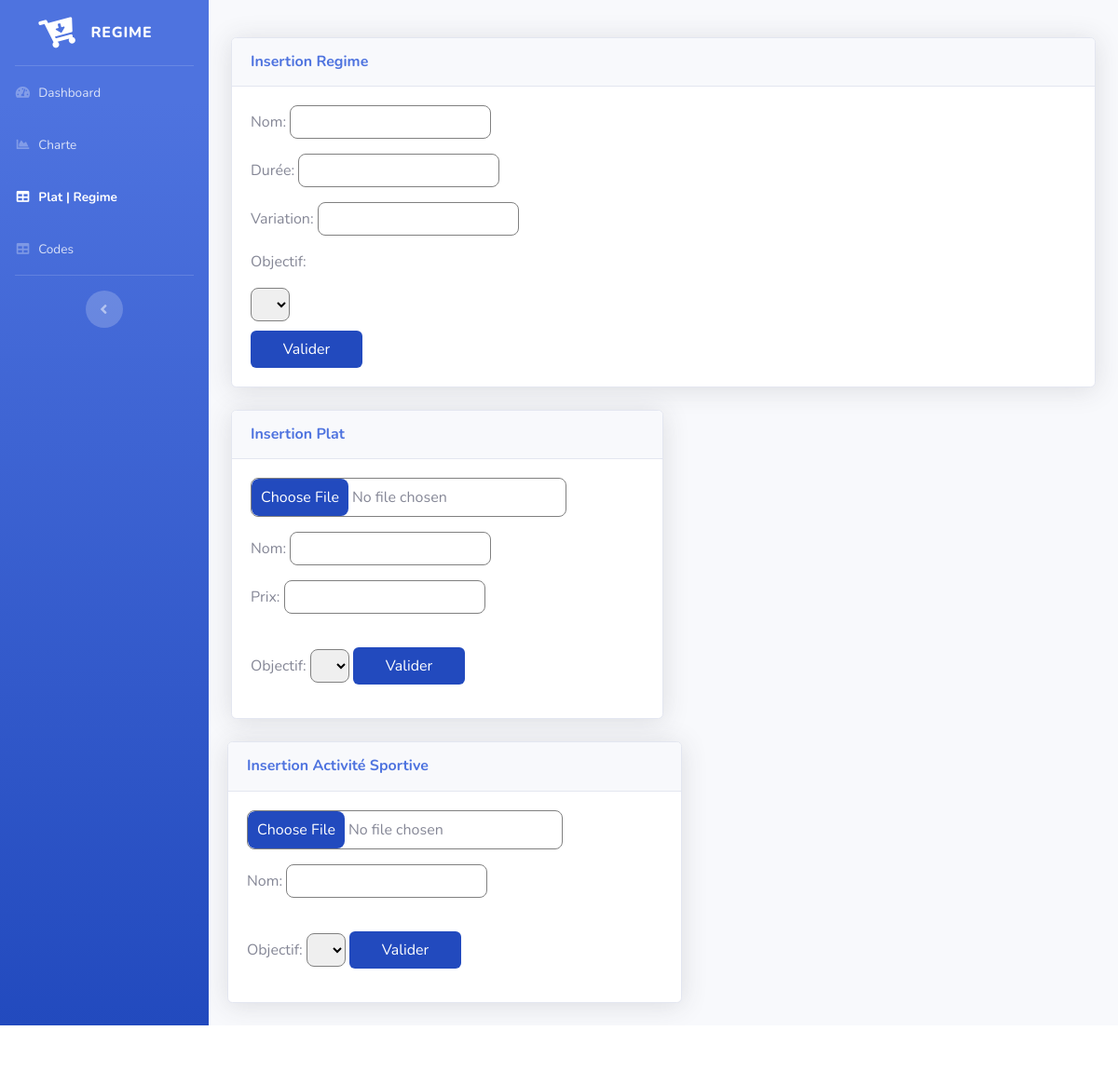
/BackController/insert, run on an earlier commit of the app's database.
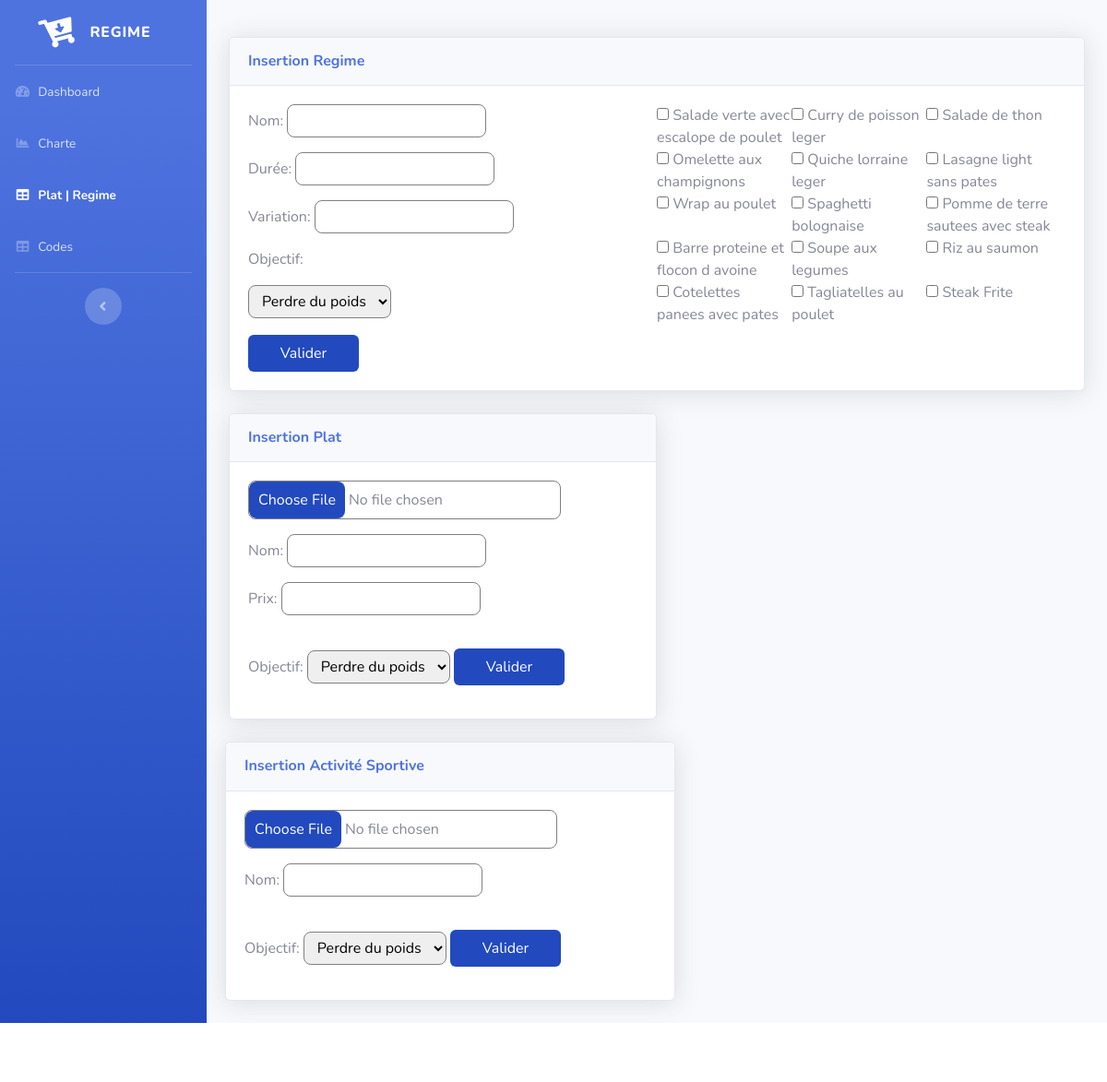
And on a later commit of the database.
### tables this page shows
CREATE TABLE plat(
    idPlat INT PRIMARY KEY AUTO_INCREMENT,
    idObjectif INT,
    nomPlat VARCHAR(40),
    photoPlat VARCHAR(20),
    prix INT,
    FOREIGN KEY (idObjectif) REFERENCES OBJECTIF(idObjectif)
);

### application/controllers/BackController.php (called while the page is built, shortened)
<?php
    class BackController extends CI_Controller
    {
        public function insert()
        {
            $data = array();
            $this->load->model('BackOfficeModel');
            $data['plat'] = $this->BackOfficeModel->select_plat();
            $data['objectif'] = $this->BackOfficeModel->select_objectif();
            $this->load->view('page/back/crud.php',$data);
        }
    }
?>

### index.php (called while the page is built, shortened)
<?php
require_once BASEPATH.'core/CodeIgniter.php';

### application/models/BackOfficeModel.php (called while the page is built, shortened)
<?php
    class BackOfficeModel extends CI_Model{
        public function select_plat()
        {
            $sql = "SELECT * FROM plat";
            $query = $this->db->query($sql);
            $query_result = $query->result_array();
            return $query_result;
        }
        public function select_objectif()
        {
            $sql = "SELECT * FROM objectif";
            $query = $this->db->query($sql);
            $query_result = $query->result_array();
            return $query_result;
        }
    }
?>

### application/views/page/back/crud.php (the view, shortened to what this page needs)
<!DOCTYPE html>
<html lang="en">
<head>
    <link href="<?php echo base_url()?>assets/backoffice/vendor/fontawesome-free/css/all.min.css" rel="stylesheet" type="text/css">
    <link href="<?php echo base_url()?>assets/backoffice/css/sb-admin-2.min.css" rel="stylesheet">
</head>
<body id="page-top">
    <div id="wrapper">
        <ul class="navbar-nav bg-gradient-primary sidebar sidebar-dark accordion" id="accordionSidebar">
            <a class="sidebar-brand d-flex align-items-center justify-content-center" href="index.html">
                <div class="sidebar-brand-icon rotate-n-15">
                    <i class="fas fa-cart-arrow-down"></i>
                </div>
                <div class="sidebar-brand-text mx-3">Regime<sup></sup></div>
            </a>
            <hr class="sidebar-divider my-0">
            <li class="nav-item">
                <a class="nav-link" href="<?php echo base_url(); ?>BackController/index">
                    <i class="fas fa-fw fa-tachometer-alt"></i>
                    <span>Dashboard</span></a>
            </li>
            <li class="nav-item">
                <a class="nav-link" href="<?php echo base_url(); ?>BackController/charte">
                    <i class="fas fa-fw fa-chart-area"></i>
                    <span>Charte</span></a>
            </li>
            <li class="nav-item active">
                <a class="nav-link" href="<?php echo base_url(); ?>BackController/insert">
                    <i class="fas fa-fw fa-table"></i>
                    <span>Plat | Regime</span></a>
            </li>
            <li class="nav-item">
                <a class="nav-link" href="<?php echo base_url(); ?>BackController/code">
                    <i class="fas fa-fw fa-table"></i>
                    <span>Codes</span></a>
            </li>
            <hr class="sidebar-divider d-none d-md-block">
            <div class="text-center d-none d-md-inline">
                <button class="rounded-circle border-0" id="sidebarToggle"></button>
            </div>
        </ul>
        <div id="content-wrapper" class="d-flex flex-column" style="padding-top:40px">
            <div id="content">
                <div class="container-fluid">
                    <div class="card shadow mb-4">
                        <div class="card-header py-3">
                            <h6 class="m-0 font-weight-bold text-primary">Insertion Regime</h6>
                        </div>
                            <div class="card-body">
                                <div class="card-body-form" style="">
                                    <div class="form">
                                    <form action="<?php echo base_url('BackController/regime_treat');?>" style="display:grid;grid-template-columns: 50% 50%;"  method="post">
                                        <div class="formulaire">
                                            <p>Nom: <input type="text" name="nom" id="" style="padding:5px 10px 5px 10px;border-radius:8px;border:1px solid grey;"></p>
                                            <p>Durée: <input type="number" name="duree" id="" style="padding:5px 10px 5px 10px;border-radius:8px;border:1px solid grey;"></p>
                                            <p>Variation: <input type="number" name="variation" id="" style="padding:5px 10px 5px 10px;border-radius:8px;border:1px solid grey;"></p>
                                            <p>Objectif: </p>
                                            <select name="objectif" id="" style="padding:5px 10px 5px 10px;border-radius:8px;border:1px solid grey;">
                                                <?php
                                                    foreach ($objectif as $list_objectif) {?>
                                                        <option value="<?php echo $list_objectif['idObjectif'];?>"><?php echo $list_objectif['nomObjectif'];?></option>
                                                    <?php } ?>
                                            </select>
                                        </div>
                                        <div class="plat" style="float:right;display:grid;grid-template-columns: 33% 33% 33%;">
                                        <?php
                                            foreach ($plat as  $list_plat)
                                            {?>
                                                <span>
                                                    <input type="checkbox" name="plat[]" id="" value="<?php echo $list_plat['idPlat'];?>">  <?php echo $list_plat['nomPlat'];?>
                                                </span>
                                        <?php } ?>
                                        </div>
                                        <button type="submit" style="width:10vw;margin-top:10px;padding:8px 0px 8px 0px;background-color:#224abe;border:none;color:white;border-radius:6px ">Valider</button>
                                    </form>
                                    </div>
                                </div>
                        </div>
                    </div>
                    <div class="card shadow mb-4" style="width:50%;">
                        <div class="card-header py-3">
                            <h6 class="m-0 font-weight-bold text-primary">Insertion Plat</h6>
                        </div>
                            <div class="card-body" style="">
                                <div class="formulaire-plat" style="">
                                    <form action="<?php echo base_url('BackController/plat_treat'); ?>" method="post">
                                            <p><input type="file" name="photo" id="" style="border:1px solid grey;padding:0px 10px 0px 0px;border-radius:8px;" ></p>
                                            <p>Nom: <input type="text" name="nom" id="" style="padding:5px 10px 5px 10px;border-radius:8px;border:1px solid grey;"></p>
                                            <p>Prix: <input type="number" name="nom" id="" style="padding:5px 10px 5px 10px;border-radius:8px;border:1px solid grey;"></p>
                                            <p>Objectif: <select name="objectif" id="" style="padding:5px 10px 5px 10px;border-radius:8px;border:1px solid grey;">
                                                <?php
                                                    foreach ($objectif as $list_objectif) {?>
                                                        <option value=""><?php echo $list_objectif['nomObjectif'];?></option>
                                                    <?php } ?>
                                            </select>
                                                    <button type="submit" style="width:10vw;margin-top:20px;padding:8px 0px 8px 0px;background-color:#224abe;border:none;color:white;border-radius:6px ">Valider</button>
                                        </form>
                                </div>
                            </div>
                        </div>
                    </div>
                    <div class="card shadow mb-4" style="width:50%;margin-left:20px">
                        <div class="card-header py-3">
                            <h6 class="m-0 font-weight-bold text-primary">Insertion Activité Sportive</h6>
                        </div>
                            <div class="card-body" style="">
                                <div class="formulaire-plat" style="">
                                    <form action="" method="get">
                                            <p><input type="file" name="photo" id="" style="border:1px solid grey;padding:0px 10px 0px 0px;border-radius:8px;" ></p>
                                            <p>Nom: <input type="text" name="nom" id="" style="padding:5px 10px 5px 10px;border-radius:8px;border:1px solid grey;"></p>
                                            <p>Objectif: <select name="objectif" id="" style="padding:5px 10px 5px 10px;border-radius:8px;border:1px solid grey;">
                                                <?php
                                                    foreach ($objectif as $list_objectif) {?>
                                                        <option value=""><?php echo $list_objectif['nomObjectif'];?></option>
                                                    <?php } ?>
                                            </select>
                                                    <button type="submit" style="width:10vw;margin-top:20px;padding:8px 0px 8px 0px;background-color:#224abe;border:none;color:white;border-radius:6px ">Valider</button>
                                        </form>
                                </div>
                            </div>
                        </div>
                    </div>
                </div>
            </div>
            <footer class="sticky-footer bg-white">
            </footer>
</body>
</html>

What changed in the data, as far as the page shows it:
added plat: nomPlat "Salade verte avec escalope de poulet"
added plat: nomPlat "Curry de poisson leger"
added plat: nomPlat "Salade de thon"
added plat: nomPlat "Omelette aux champignons"
added plat: nomPlat "Quiche lorraine leger"
added plat: nomPlat "Lasagne light sans pates"
added plat: nomPlat "Wrap au poulet"
added plat: nomPlat "Spaghetti bolognaise"
added plat: nomPlat "Pomme de terre sautees avec steak"
added plat: nomPlat "Barre proteine et flocon d avoine"
added plat: nomPlat "Soupe aux legumes"
added plat: nomPlat "Riz au saumon"
added plat: nomPlat "Cotelettes panees avec pates"
added plat: nomPlat "Tagliatelles au poulet"
added plat: nomPlat "Steak Frite"
Also different on the page:
form field objectif: (not shown) → "Perdre du poids"
